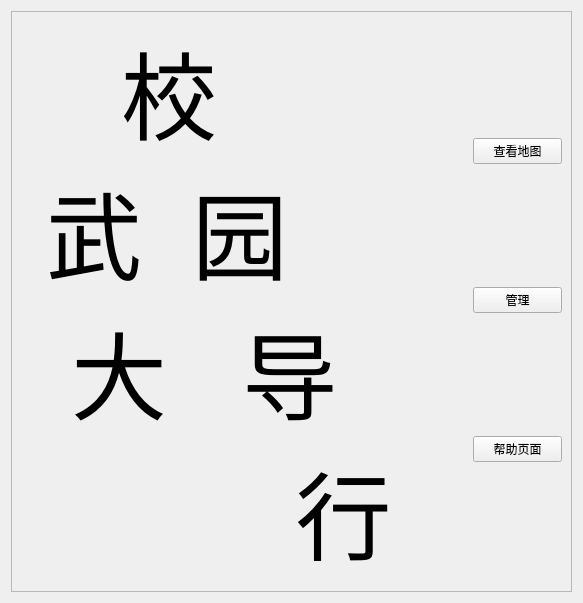
<?xml version="1.0" encoding="UTF-8"?>
<ui version="4.0">
 <class>MainPage</class>
 <widget class="QWidget" name="MainPage">
  <property name="geometry">
   <rect>
    <x>0</x>
    <y>0</y>
    <width>583</width>
    <height>341</height>
   </rect>
  </property>
  <property name="windowTitle">
   <string>Widget</string>
  </property>
  <property name="autoFillBackground">
   <bool>false</bool>
  </property>
  <property name="styleSheet">
   <string notr="true">#frame{
border-image: url(:/schoolpicture.jpg); 
}</string>
  </property>
  <layout class="QGridLayout" name="gridLayout">
   <item row="0" column="0">
    <widget class="QFrame" name="frame">
     <property name="frameShape">
      <enum>QFrame::StyledPanel</enum>
     </property>
     <property name="frameShadow">
      <enum>QFrame::Raised</enum>
     </property>
     <layout class="QHBoxLayout" name="horizontalLayout" stretch="5,1">
      <item>
       <widget class="QLabel" name="label">
        <property name="font">
         <font>
          <family>华文行楷</family>
          <pointsize>72</pointsize>
         </font>
        </property>
        <property name="text">
         <string>    校
 武  园
  大   导
           行</string>
        </property>
       </widget>
      </item>
      <item>
       <layout class="QVBoxLayout" name="verticalLayout">
        <item>
         <widget class="QPushButton" name="view_button">
          <property name="autoFillBackground">
           <bool>false</bool>
          </property>
          <property name="styleSheet">
           <string notr="true"/>
          </property>
          <property name="text">
           <string>查看地图</string>
          </property>
         </widget>
        </item>
        <item>
         <widget class="QPushButton" name="manage_button">
          <property name="autoFillBackground">
           <bool>false</bool>
          </property>
          <property name="styleSheet">
           <string notr="true"/>
          </property>
          <property name="text">
           <string>管理</string>
          </property>
          <property name="autoDefault">
           <bool>false</bool>
          </property>
         </widget>
        </item>
        <item>
         <widget class="QPushButton" name="help_button">
          <property name="autoFillBackground">
           <bool>false</bool>
          </property>
          <property name="styleSheet">
           <string notr="true"/>
          </property>
          <property name="text">
           <string>帮助页面</string>
          </property>
         </widget>
        </item>
       </layout>
      </item>
     </layout>
    </widget>
   </item>
  </layout>
 </widget>
 <resources/>
 <connections/>
</ui>
